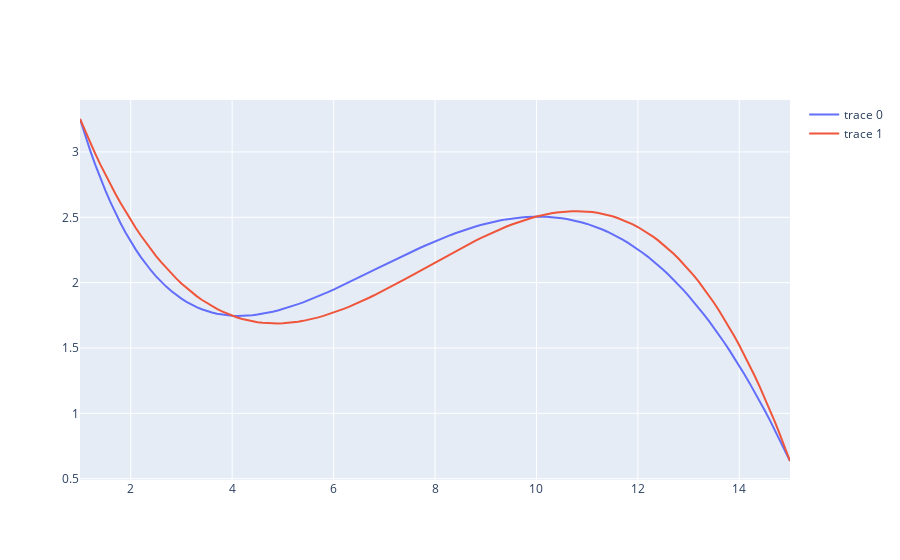

The code cell stored with this chart in its notebook:
### Markdown cell above
3. Повторите те же шаги для многочлена третьей степени, который совпадает с функцией f в точках 1, 4, 10 и 15. Хорошо ли он аппроксимирует функцию? Коэффициенты данного многочлена (четыре числа в следующем порядке: w_0, w_1, w_2, w_3) являются ответом на задачу. Округлять коэффициенты не обязательно, но при желании можете произвести округление до второго знака (т.е. до числа вида 0.42)

### Code cell
from scipy import linalg
import numpy as np

x = np.array([1, 4, 10, 15])
def f(x):
    return sin(x/5) * exp(x/10) + 5*exp(-x/2) 
a = np.array([[1, 1, 1, 1], [1, 4, 4**2, 4**3], [1, 10, 10**2, 10**3], [1, 15, 15**2, 15**3]])
b = f(x)
w = scipy.linalg.solve(a, b)
print(w)
x = np.arange(1, 15.1, 0.1)
def f(x):
    return sin(x/5) * exp(x/10) + 5*exp(-x/2)
def w(x):
    return 4.36264154 -1.29552587*x + 0.19333685*x**2 -0.00823565*x**3

import plotly.graph_objs as go
fig = go.Figure()
fig.add_trace(go.Scatter(x=x, y=f(x)))
fig.add_trace(go.Scatter(x=x, y=w(x)))
fig.show()

### Figure 1 — Plotly figure (JSON) as saved in the notebook; plotly's stock layout.template omitted (floating-point values rounded to 4 significant figures; data arrays with more than 128 entries replaced by an {"elided": "..."} marker saying what was removed)
{"data": [{"type": "scatter", "x": {"elided": "141 float values"}, "y": {"elided": "141 float values"}}, {"type": "scatter", "x": {"elided": "141 float values"}, "y": {"elided": "141 float values"}}], "layout": {}}
